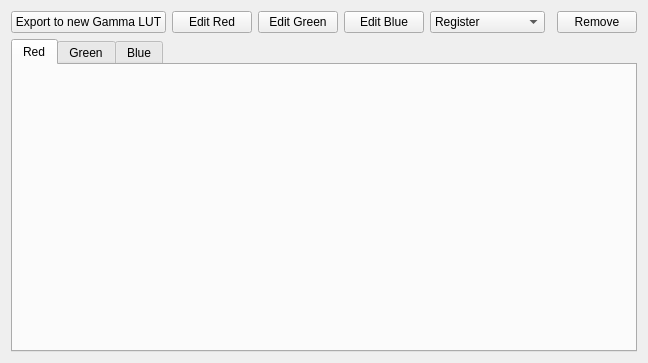
<?xml version="1.0" encoding="UTF-8"?>
<ui version="4.0">
 <class>GMAWidget</class>
 <widget class="QWidget" name="GMAWidget">
  <property name="geometry">
   <rect>
    <x>0</x>
    <y>0</y>
    <width>643</width>
    <height>363</height>
   </rect>
  </property>
  <property name="windowTitle">
   <string>GMA Widget</string>
  </property>
  <layout class="QGridLayout" name="gridLayout">
   <item row="0" column="2">
    <widget class="QPushButton" name="editGreen_btn">
     <property name="text">
      <string>Edit Green</string>
     </property>
    </widget>
   </item>
   <item row="0" column="6">
    <widget class="QPushButton" name="remove_btn">
     <property name="text">
      <string>Remove</string>
     </property>
    </widget>
   </item>
   <item row="0" column="0">
    <widget class="QPushButton" name="new_btn">
     <property name="text">
      <string>Export to new Gamma LUT</string>
     </property>
    </widget>
   </item>
   <item row="0" column="3">
    <widget class="QPushButton" name="editBlue_btn">
     <property name="text">
      <string>Edit Blue</string>
     </property>
    </widget>
   </item>
   <item row="0" column="1">
    <widget class="QPushButton" name="editRed_btn">
     <property name="text">
      <string>Edit Red</string>
     </property>
    </widget>
   </item>
   <item row="0" column="5">
    <spacer name="horizontalSpacer">
     <property name="orientation">
      <enum>Qt::Horizontal</enum>
     </property>
     <property name="sizeHint" stdset="0">
      <size>
       <width>40</width>
       <height>20</height>
      </size>
     </property>
    </spacer>
   </item>
   <item row="0" column="4">
    <widget class="QComboBox" name="range_lb">
     <item>
      <property name="text">
       <string>Register</string>
      </property>
     </item>
     <item>
      <property name="text">
       <string>Preview 0 - 255</string>
      </property>
     </item>
    </widget>
   </item>
   <item row="1" column="0" colspan="7">
    <widget class="QTabWidget" name="colourTabs_tw">
     <property name="currentIndex">
      <number>0</number>
     </property>
     <widget class="QWidget" name="redTab">
      <attribute name="title">
       <string>Red</string>
      </attribute>
      <layout class="QGridLayout" name="redTabLayout"/>
     </widget>
     <widget class="QWidget" name="greenTab">
      <attribute name="title">
       <string>Green</string>
      </attribute>
      <layout class="QGridLayout" name="greenTabLayout"/>
     </widget>
     <widget class="QWidget" name="blueTab">
      <attribute name="title">
       <string>Blue</string>
      </attribute>
      <layout class="QGridLayout" name="blueTabLayout"/>
     </widget>
    </widget>
   </item>
  </layout>
 </widget>
 <resources/>
 <connections/>
</ui>
